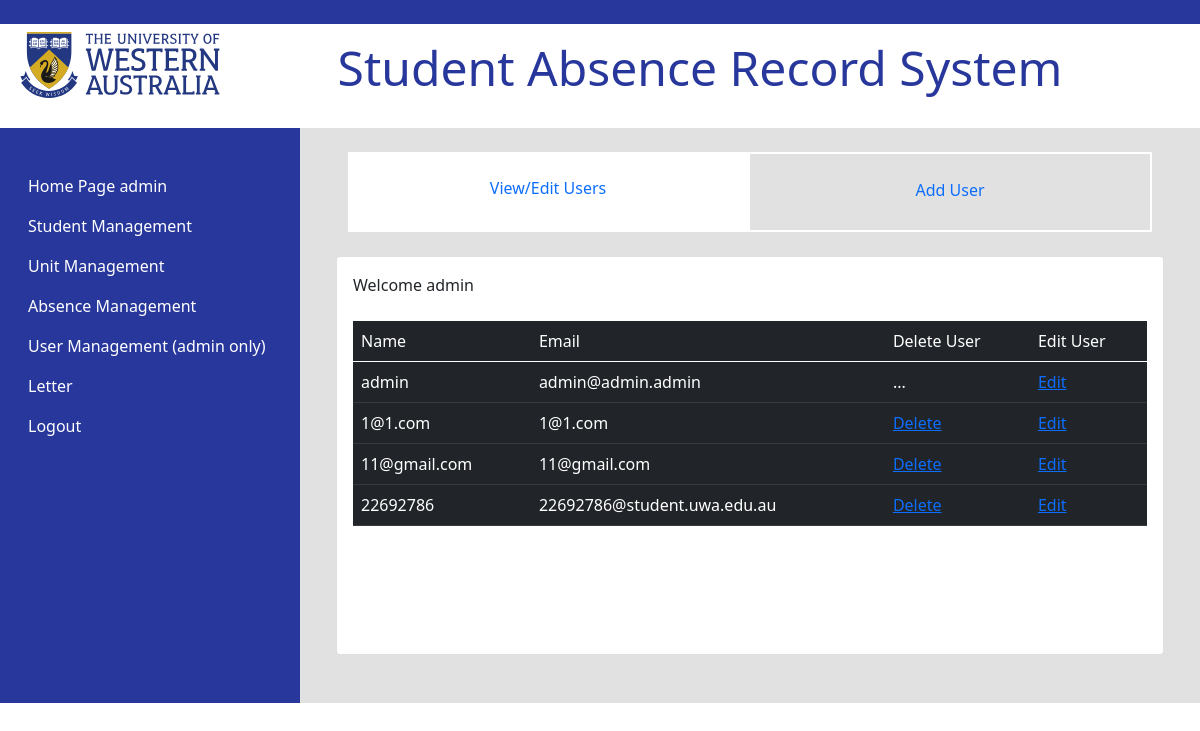
The page /setting (signed in) on the database its author committed.
### app.py (models this page shows, shortened)
class User(db.Model,UserMixin):
	id = db.Column(db.Integer, primary_key=True)
	username = db.Column(db.String(80), unique=True, nullable=False)
	email = db.Column(db.String(120), unique=True, nullable=False)
	password = db.Column(db.String(120), nullable=False)
	date = db.Column(db.DateTime, default=datetime.now)

### app.py (the view)
@app.route('/setting')
@login_required
def setting():
	if current_user.username!='admin':
		return render_template('error.html')
	us = User.query.all();
	return render_template('setting.html',users=us)

### app.py (called while the page is built)
@login_manager.user_loader
def load_user(user_id):
	return User.query.get(int(user_id))

### templates/setting.html (shortened to what this page needs)
{% extends 'base.html' %}
{% block content %}
<br>
  <div class="container">
  <div class="row" style=" background:red">
<br>
    <a class="col-sm d-flex justify-content-center" href="{{url_for('setting')}}" style="height: 80px; text-decoration: none;border: white; 2px solid; background:white">
<br>
 		View/Edit Users
    </a>
    <a class="col-sm d-flex justify-content-center" href="{{url_for('register')}}" style="height: 80px;text-decoration: none;background:#E1E1E1; border: white 2px solid;">
 	<br>	Add User
    </a>
    <br>
  </div>
</div>
<br>
<div class="card">
  <div class="card-body">
Welcome  {{current_user.username}}
<br><br>
<table  class="table table-dark">
    <thead>
    	<tr>
		<td>Name</td>
		<td>Email</td>
		<td>Delete User</td>
		<td>Edit User</td>
		</tr>
	</thead>
{%for user in users%}
	<tr>
	<td>{{user.username}}</td>
	<td>{{user.email}}</td>
	<td>
		{%if user.username=='admin'%}
		...
{%else%}
		<a href="deleteuser/{{user.id}}">Delete</a>
		  {%endif%}
	</td>
	<td><a href="user/{{user.id}}">Edit</a>
	</td>
	</tr>
{%endfor%}
</table>
<br><br>
  </div><br><br>
</div><br><br>
{% endblock %}

### templates/navbar.html (shortened to what this page needs)
<nav class="navbar navbar-expand-sm  ">
<ul class="flex-column nav">
  <li class="nav-item">
  </li>
  <li class="nav-item active">
    <a class="nav-link" style="color: white;" href="{{url_for('intro')}}">
   Home Page {{current_user.username}}</a>
  </li>
    <li class="nav-item">
      <a style="color: white;" class="nav-link"  href="{{url_for('student')}}">Student Management</a>
    </li>
    <li class="nav-item">
      <a style="color: white;" class="nav-link"  href="{{url_for('unitt')}}">Unit Management</a>
    </li>
    <li class="nav-item">
      <a style="color: white;" class="nav-link"  href="{{url_for('absencemng')}}">Absence Management</a>
    </li>
    <li class="nav-item">
      <a style="color: white;" class="nav-link"  href="{{url_for('setting')}}">User Management (admin only)</a>
    </li>
    <li class="nav-item">
      <a style="color: white;" class="nav-link"  href="{{url_for('manulaletter')}}">Letter</a>
    </li>
  {%if current_user.is_authenticated%}
    <li class="nav-item">
      <a style="color: white;" class="nav-link"  href="{{url_for('logout')}}">Logout</a>
    </li>
  {%else%}
    <li class="nav-item">
     <a style="color: white;" class="nav-link"  href="{{url_for('login')}}"> User Login</a>
    </li>
  {%endif%}
</ul>
</nav>

### rows shown on the page
User: username "admin", email "admin@admin.admin"
User: username "1@1.com", email "1@1.com"
User: username "11@gmail.com", email "11@gmail.com"
User: username "22692786", email "22692786@student.uwa.edu.au"
